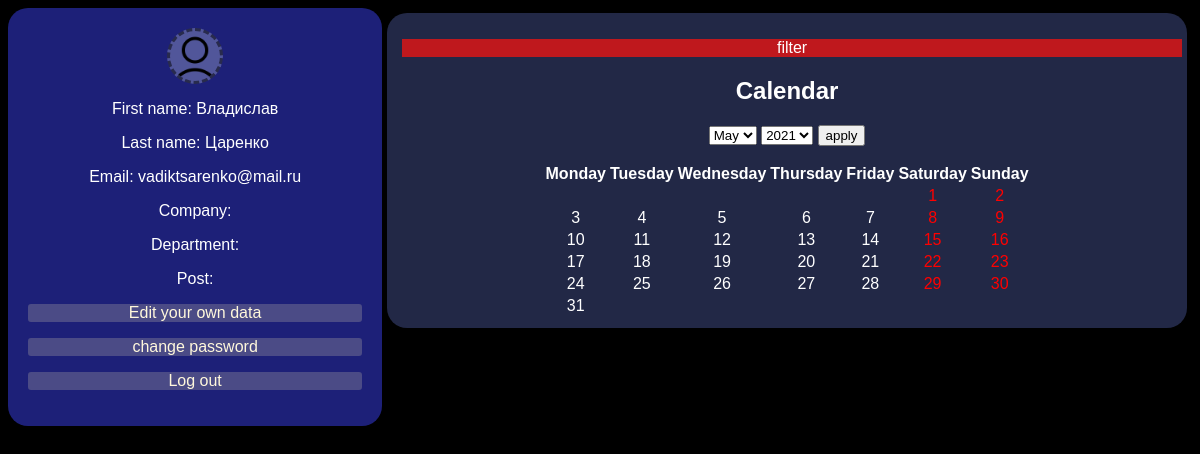
Screenshot of /user/ (signed in) with the database file from the repository.
### authorization/models.py (models this page shows, shortened)
class User(AbstractUser):
    role = models.SmallIntegerField(default=1)
    department = models.IntegerField(null=True)
    post = models.CharField(max_length=200)
    block = models.BooleanField(default=False)

### user/views.py (the view)
# urls.py: path('', views.index, name='home')
def index(request):
    today = date.today()
    if request.method == "POST":
        form = CalendarForm(request.POST)
        if form.is_valid():
            year, month = form.cleaned_data["year"], months.index(form.cleaned_data["month"]) + 1
        else:
            year, month = today.year, today.month
    else:
        year, month = today.year, today.month
    weeks = get_all_weeks_month(year, month)
    return render(request, "user/index.html", context={
        "years": years,
        "current_year": year,
        "current_month": month,
        "months": months,
        "weeks": weeks,
    })

### user/calendar.py (called while the page is built)
def get_public_holidays(year: int, month: int) -> list:
    return [elem[0].day for elem in Belarus(years=year).items() if elem[0].month == month]

def get_all_weeks_month(year: int, month: int) -> list:
    days = [Day(num, False if date(year, month, num).weekday() in [5, 6] or num in get_public_holidays(year, month)
                else True) for num in range(1, monthrange(year, month)[1] + 1)]
    day_week = date(year, month, 1).weekday()
    weeks = [[None for i in range(0, day_week)] + [days.pop(0) for _ in range(day_week, 7)]]
    while len(days) != 0:
        weeks.append(days[:7])
        del days[:7]
    return weeks

### templates/user/index.html (shortened to what this page needs)
{% extends "base.html" %}
{% load static %}
{% block head %}
    <link rel="stylesheet" href="{% static 'css/user/main/base.css' %}" type="text/css"/>
{% endblock head %}
{% block content %}
    <div class="page">
        <div class="user_page">
            <div class="header">
                <img src="{% static 'images/avatar.png' %}" alt="Avatar" class="avatar">
                <p>First name: {{ user.first_name }}</p>
                <p>Last name: {{ user.last_name }}</p>
                <p>Email: {{ user.email }}</p>
                <p>Company: {{ user.department.company.name }}</p>
                <p>Department: {{ user.department.name }}</p>
                <p>Post: {{ user.post }}</p>
            </div>
            <div class="exer">
                <p class="exer1"><a href="{% url 'change-data' %}">Edit your own data</a></p>
                <p class="exer1"><a href="{% url 'change-password' %}">change password</a></p>
                <p class="exer1"><a href="{% url 'account_logout' %}">Log out</a></p>
            </div>
        </div>
        <div class="calendar">
            <div class="filter">
                <p>filter</p>
            </div>
            <div class="calendar1">
                <h2>Calendar</h2>
                    <form method="POST">
                        <select name="month">
                          {% for month in months %}
                                <option value="{{ month }}" {% if forloop.counter == current_month %}selected{% endif %}>{{ month }}</option>
                          {% endfor %}
                        </select>
                        <select name="year">
                            {% for year in years %}
                                <option value="{{ year }}" {% if year == current_year %}selected{% endif %}>{{ year }}</option>
                            {% endfor %}
                        </select>
                        <button>apply</button>
                    </form>
                <table align="center">
                  <tbody>
                    <tr>
                      <th>Monday</th>
                      <th>Tuesday</th>
                      <th>Wednesday</th>
                      <th>Thursday</th>
                      <th>Friday</th>
                      <th>Saturday</th>
                      <th>Sunday</th>
                    </tr>
                    {% for week in weeks %}
                        <tr>
                            {% for day in week %}
                                <td>
                                    {% if day is not None %}
                                        {% if not day.is_working_day %}
                                            <font color="red">{{ day.num }}</font>
                                        {% else %}
                                            {{ day.num }}
                                        {% endif %}
                                    {% endif %}
                                </td>
                            {% endfor %}
                        </tr>
                    {% endfor %}
                  </tbody>
                </table>
            </div>
        </div>
    </div>
{% endblock content %}

### templates/base.html (shortened to what this page needs)
<!DOCTYPE html>
<html>
    <head>
        {% block head %}{% endblock head %}
    </head>
    <body>
        <div>{% block content %}{% endblock content %}</div>
    </body>
</html>

### static/css/user/main/base.css (style rules this page uses)
.page { display: flex; justify-content: space-between; }
.avatar { background-color: rgba(240, 248, 255, 0.25); vertical-align: middle; width: 50px; height: 50px; border-radius: 50%; border-color: rgba(0, 0, 0, 0.5); border-width: 3px; border-style: dashed; }
.user_page { background-color: rgba(55,61,226,0.53); border-radius: 20px 20px 20px 20px; padding: 20px; text-align: center; color: white; background-position: left; background-size: 40%; width: 30%; height: 100%; margin: 0px; }
.calendar { background-color: rgba(89, 105, 184, 0.38); border-radius: 20px 20px 20px 20px; text-align: center; color: white; background-position: center; margin: 5px; padding: 10px; width: 70%; height: 80%; }
body { font-family: Arial; background-color: black; }
p.exer1 { background-color: rgba(149,144,156,0.38); border-radius: 3px 3px 3px 3px; }
a { text-decoration: none; color: cornsilk; font-family: Arial; }
.filter { background-color: rgba(230,21,19,0.8); text-align: center; color: white; margin: 5px; width: 100%; height: 20%; }

### rows the page displays
User: first_name "Владислав", last_name "Царенко", email "vadiktsarenko@mail.ru"

### other values shown
{{ day.num }} "1" "2" "8" "9" "15" "16" "22" "23" "29" "30"
{{ day.num }} "3" "4" "5" "6" "7" "10" "11" "12" "13" "14" "17" "18" "19" "20" "21" "24" "25" "26" "27" "28" "31"
form field month "May"
form field year "2021"
